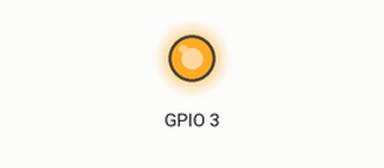
This program was run on a simulated Raspberry Pi (BCM pin numbers), started with the arguments on 3. On the bench: output pins drawn as LEDs (lit = HIGH). What the program prints to the terminal is not drawn. At 0.0 s the program stops and its outputs stay as they are.

Above: at 0.1 s.
Timing chart, 0 to 1.5 s (numbered marks = the images above):
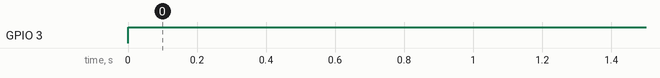

Measured:
- by itself, GPIO 3: LOW → HIGH at 0.00 s

The program:

pinset.py
```python
#!/usr/bin/python3
#make sure Python3 3 is installed as well as pip with sudo apt-get install python3 python3-pip
#make sure RPi.GPIO is install with sudo pip3 install --upgrade RPi.GPIO
#Written by William Harrison Lane III harrisonswd.com
#This was made for Raspberry Pi 4 model B, it should owrk on all but this is made to only accept 0-26 as values for GPIO pins
import RPi.GPIO as GPIO
import sys
if(len(sys.argv) == 1 or len(sys.argv) == 2 or len(sys.argv) > 3):
	print("Please enter the arguments, pinset structure is \n pinset on | off PinNumber\n example pinset on 18")
	exit()
arg1 = str(sys.argv[1])  # on or off
arg2 = sys.argv[2]  # pin numbers
if(arg2.isnumeric()):
	arg2 = int(arg2)
	if(arg2 >= 0 and arg2 < 27):
		if(arg1 == "on"):
			print("Pin", str(arg2) , "has been turned", arg1 + ".")
			GPIO.setmode(GPIO.BCM)
			GPIO.setwarnings(False)
			GPIO.setup(arg2,GPIO.OUT)
			GPIO.output(arg2,GPIO.HIGH)
		elif(arg1 == "off"):
			GPIO.setmode(GPIO.BCM)
			GPIO.setwarnings(False)
			GPIO.setup(arg2,GPIO.OUT)
			GPIO.output(arg2,GPIO.LOW)
			print("Pin", str(arg2) , "has been turned", arg1 + ".")
		else:
			print("Please enter a valid instruction.")
	else:
		print("That number is out of range.")
else:
	print("Pin number is invalid.")
exit()
```
